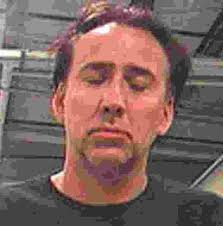
#> input picture inputImages/nicolas.png, 223 x 226 px
$ python practica.py
#> lines starting #> are read from the running program, lines starting #| are printed output that depends on the picture
import cv2
import numpy as np
from PIL import Image
import requests
from io import BytesIO

# Para nombrar bien mis archivos
import os
import re

# Descargar imagen de ejemplo (reemplaza con tu fuente de video)
# url = "https://example.com/low_res_face.jpg"
# response = requests.get(url)
# low_res_img = np.array(Image.open(BytesIO(response.content)))

# Alternativa: Cargar imagen local
low_res_img = cv2.imread("inputImages/nicolas.png")
#> low_res_img is the input picture: shape (226, 223, 3); mean B, G, R 94.7, 99.3, 125

# Método de super-resolución tradicional (ESRGAN requiere GPU)
def enhance_resolution(img):
    # Upscaling con interpolación
    upscaled = cv2.resize(img, None, fx=2, fy=2, interpolation=cv2.INTER_CUBIC)

    # Mejorar nitidez
    kernel = np.array([[-1,-1,-1], [-1,9,-1], [-1,-1,-1]])
    sharpened = cv2.filter2D(upscaled, -1, kernel)
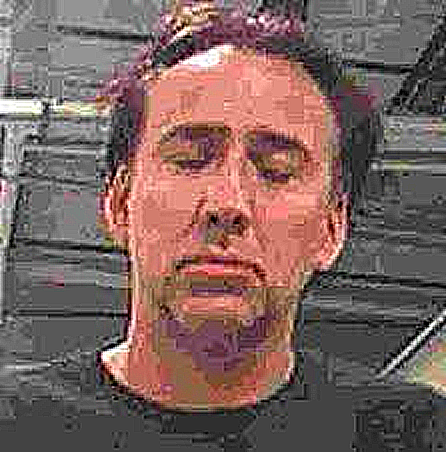
#> sharpened: shape (452, 446, 3); mean B, G, R 94.8, 99.3, 124.8

    # Reducción de ruido
    denoised = cv2.fastNlMeansDenoisingColored(sharpened, None, 10, 10, 7, 21)
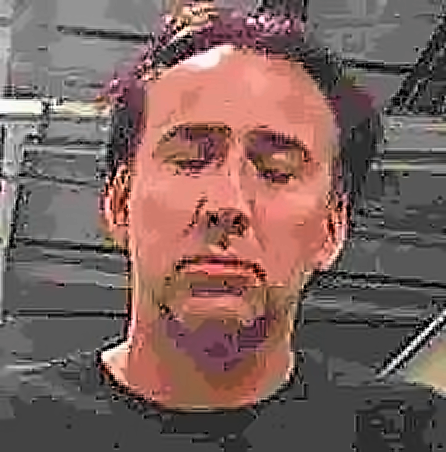
#> denoised: shape (452, 446, 3); mean B, G, R 93.9, 98.6, 124.2

    return denoised

enhanced_frame = enhance_resolution(low_res_img)

# Nombre de la subcarpeta
carpeta = "mejoradas"

# Crear la carpeta si no existe
os.makedirs(carpeta, exist_ok=True)

# Buscar archivos dentro de la subcarpeta
patron = re.compile(r"enhanced_face(\d+)\.jpg")
numeros = []

for archivo in os.listdir(carpeta):
    match = patron.match(archivo)
    if match:
        numeros.append(int(match.group(1)))

nuevo_numero = max(numeros) + 1 if numeros else 1
nuevo_nombre = f"enhanced_face{nuevo_numero}.jpg"
ruta_completa = os.path.join(carpeta, nuevo_nombre)

# Guardar imagen en la subcarpeta
cv2.imwrite(ruta_completa, enhanced_frame)
print(f"Procesamiento completado. Imagen mejorada guardada como {ruta_completa}")

$ run again, with inputImages/multitud.jpg saved as inputImages/nicolas.png
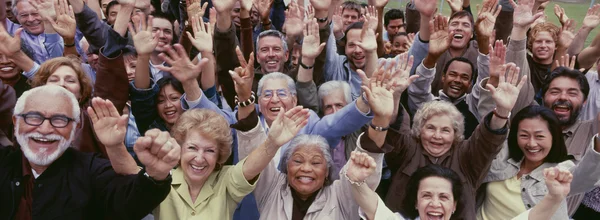
#> input picture inputImages/multitud.jpg, 600 x 220 px
#> low_res_img is the input picture: shape (220, 600, 3); mean B, G, R 90.2, 94.9, 113.7
#> in enhance_resolution, `upscaled = cv2.resize(img, None, fx=2, fy=2, interpolation=cv2.INTER_C..`:
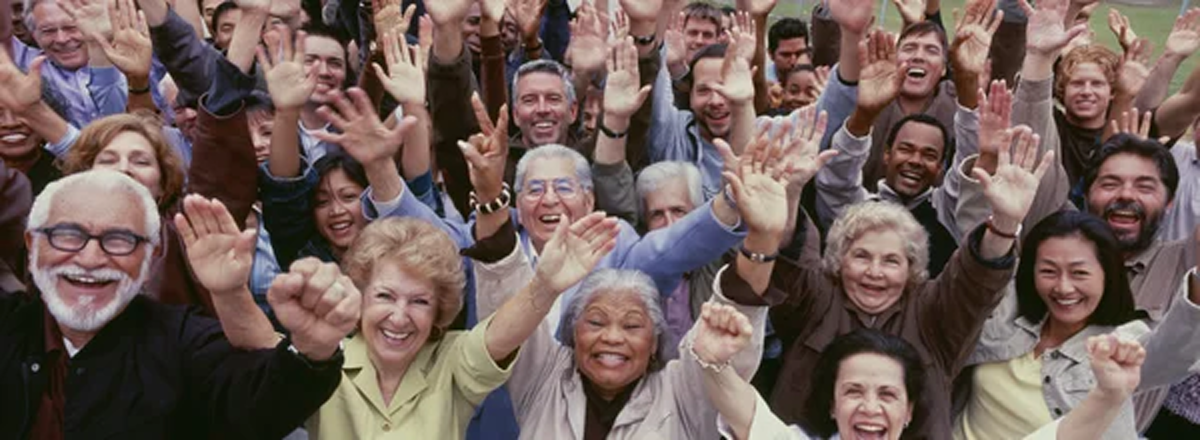
#> upscaled: shape (440, 1200, 3); mean B, G, R 90.2, 94.9, 113.7
#> in enhance_resolution, `sharpened = cv2.filter2D(upscaled, -1, kernel)`:
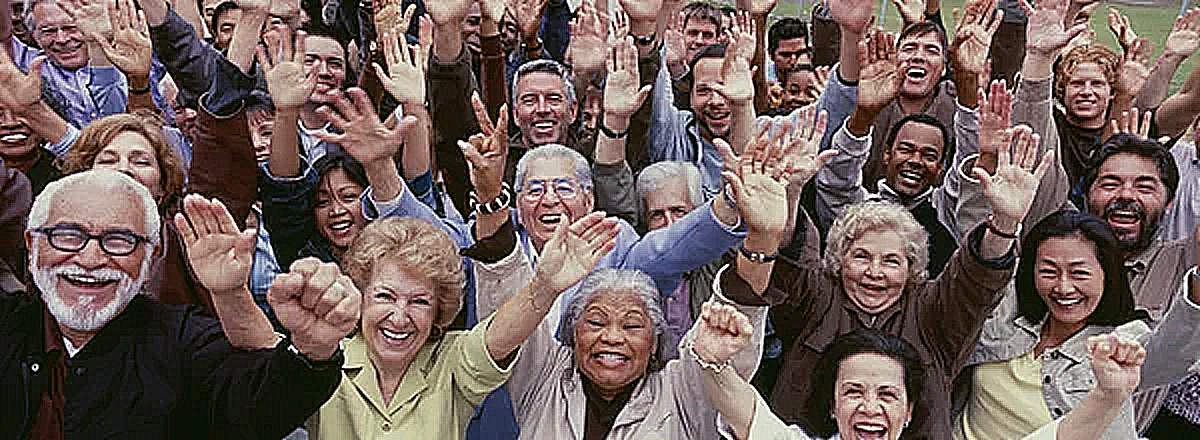
#> sharpened: shape (440, 1200, 3); mean B, G, R 91.8, 96, 114
